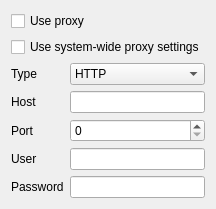
      <widget class="QWidget" name="pageProxy">
       <layout class="QFormLayout" name="formLayout_10">
        <item row="0" column="0" colspan="2">
         <widget class="QCheckBox" name="checkProxyUse">
          <property name="text">
           <string>Use proxy</string>
          </property>
         </widget>
        </item>
        <item row="1" column="0" colspan="2">
         <widget class="QWidget" name="widgetProxy" native="true">
          <layout class="QFormLayout" name="formLayout_16">
           <property name="leftMargin">
            <number>0</number>
           </property>
           <property name="topMargin">
            <number>0</number>
           </property>
           <property name="rightMargin">
            <number>0</number>
           </property>
           <property name="bottomMargin">
            <number>0</number>
           </property>
           <item row="1" column="0" colspan="2">
            <widget class="QWidget" name="widgetCustomProxy" native="true">
             <layout class="QFormLayout" name="formLayout_25">
              <property name="leftMargin">
               <number>0</number>
              </property>
              <property name="topMargin">
               <number>0</number>
              </property>
              <property name="rightMargin">
               <number>0</number>
              </property>
              <property name="bottomMargin">
               <number>0</number>
              </property>
              <item row="0" column="0">
               <widget class="QLabel" name="label_4">
                <property name="text">
                 <string>Type</string>
                </property>
               </widget>
              </item>
              <item row="0" column="1">
               <widget class="QComboBox" name="comboProxyType">
                <item>
                 <property name="text">
                  <string>HTTP</string>
                 </property>
                </item>
                <item>
                 <property name="text">
                  <string>SOCKS v5</string>
                 </property>
                </item>
               </widget>
              </item>
              <item row="1" column="0">
               <widget class="QLabel" name="label_56">
                <property name="text">
                 <string>Host</string>
                </property>
               </widget>
              </item>
              <item row="1" column="1">
               <widget class="QLineEdit" name="lineProxyHostName"/>
              </item>
              <item row="2" column="0">
               <widget class="QLabel" name="label_57">
                <property name="text">
                 <string>Port</string>
                </property>
               </widget>
              </item>
              <item row="2" column="1">
               <widget class="QSpinBox" name="spinProxyPort">
                <property name="maximum">
                 <number>99999</number>
                </property>
               </widget>
              </item>
              <item row="3" column="0">
               <widget class="QLabel" name="labelProxyUser">
                <property name="text">
                 <string>User</string>
                </property>
               </widget>
              </item>
              <item row="4" column="0">
               <widget class="QLabel" name="labelProxyPassword">
                <property name="text">
                 <string>Password</string>
                </property>
               </widget>
              </item>
              <item row="3" column="1">
               <widget class="QLineEdit" name="lineProxyUser"/>
              </item>
              <item row="4" column="1">
               <widget class="QLineEdit" name="lineProxyPassword">
                <property name="echoMode">
                 <enum>QLineEdit::Password</enum>
                </property>
               </widget>
              </item>
             </layout>
            </widget>
           </item>
           <item row="0" column="0" colspan="2">
            <widget class="QCheckBox" name="checkProxyUseSystem">
             <property name="text">
              <string>Use system-wide proxy settings</string>
             </property>
            </widget>
           </item>
          </layout>
         </widget>
        </item>
       </layout>
      </widget>
